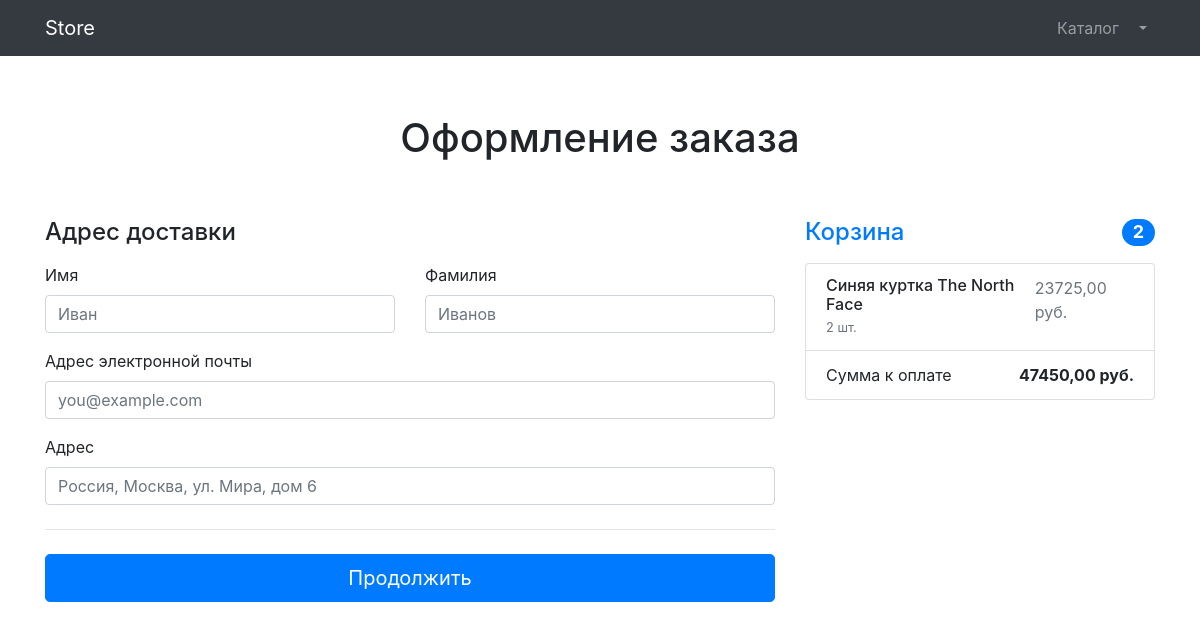
The page /orders/create_order/ (signed in) on the database its author committed.
### products/models.py (models this page shows, shortened)
class Baskets(models.Model):
    user = models.ForeignKey(to=User, on_delete=models.CASCADE)
    product = models.ForeignKey(to=Product, on_delete=models.CASCADE)
    quantity = models.PositiveSmallIntegerField(default=0)
    created_timestamp = models.DateTimeField(auto_now_add=True)
    objects = BasketQuerySet.as_manager()
    def sum(self):
        return self.quantity*self.product.price

class Product(models.Model):
    name = models.CharField(max_length=150)
    description = models.TextField()
    price = models.DecimalField(max_digits=8, decimal_places=2)
    quantity = models.PositiveIntegerField(default=0)
    image = models.ImageField(upload_to='products_images')
    stripe_product_id = models.CharField(max_length=178, null=True, blank=True)
    category = models.ForeignKey(to=ProductCategory, on_delete=models.PROTECT)

### orders/views.py (the view, shortened to what this page needs)
# urls.py: path('create_order/', CreateOrderViews.as_view(), name='create_order'),
class CreateOrderViews(TitleMixin, CreateView):
    template_name = 'orders/order-create.html'
    title = 'Оформление заказа'
    form_class = OrderForm
    success_url = reverse_lazy('orders:create_order')

### orders/forms.py
class OrderForm(forms.ModelForm):
    first_name = forms.CharField(widget=forms.TextInput(attrs={'class': 'form-control', 'placeholder': 'Иван'}))
    last_name = forms.CharField(widget=forms.TextInput(attrs={'class': 'form-control', 'placeholder': 'Иванов'}))
    email = forms.EmailField(widget=forms.EmailInput(attrs={'class': 'form-control', 'placeholder': 'you@example.com'}))
    address = forms.CharField(widget=forms.TextInput(attrs={'class': 'form-control', 'placeholder': 'Россия, Москва, ул. Мира, дом 6'}))
    class Meta:
        model = OrdersCreate
        fields = {'first_name', 'last_name', 'email', 'address'}

### coom/views.py (called while the page is built)
    def get_context_data(self, **kwargs):
        context = super(TitleMixin, self).get_context_data(**kwargs)
        context['title'] = self.title
        return context

### products/context_processor.py (called while the page is built)
def baskets(request):
    user = request.user
    return {'baskets': Baskets.objects.filter(user=user) if user.is_authenticated else []}

### products/models.py (called while the page is built)
    def total_sum(self):
        return sum(basket.sum() for basket in self)

    def total_quantity(self):
        return sum(basket.quantity for basket in self)

### orders/templates/orders/order-create.html (shortened to what this page needs)
{% extends 'products/base.html' %}
{% block content %}
    <section>
    <div class="alert alert-warning text-center" role="alert">
    </div>
    <div class="container">
        <div class="py-5 text-center">
            <h1>Оформление заказа</h1>
        </div>
        <div class="row g-5">
            <div class="col-md-5 col-lg-4 order-md-last">
                <h4 class="d-flex justify-content-between align-items-center mb-3">
                    <span class="text-primary">Корзина</span>
                    <span class="badge badge-primary badge-pill text-white">{{ baskets.total_quantity }}</span>
                </h4>
                {% for basket in baskets %}
                    <ul class="list-group mb-3">
                    <li class="list-group-item d-flex justify-content-between lh-sm">
                        <div>
                            <h6 class="my-0">{{ basket.product.name }}</h6>
                            <small class="text-muted">{{ basket.quantity }} шт.</small>
                        </div>
                        <span class="text-muted">{{ basket.product.price }} руб.</span>
                    </li>
                  {% endfor %}
                    <li class="list-group-item d-flex justify-content-between">
                        <span>Сумма к оплате</span>
                        <strong>{{ baskets.total_sum }} руб.</strong>
                    </li>
                </ul>
            </div>
            <div class="col-md-7 col-lg-8">
                <h4 class="mb-3">Адрес доставки</h4>
                <form action="{% url 'orders:create_order' %}" method="post">
                    <div class="row g-3">
                        <div class="col-sm-6">
                            <label for="{{ form.first_name.id_for_label }}" class="form-label">Имя</label>
                            {{ form.first_name }}
                        </div>
                        <div class="col-sm-6">
                            <label for="{{ form.last_name.id_for_label }}" class="form-label">Фамилия</label>
                            {{ form.last_name }}
                        </div>
                        <div class="col-12 mt-3">
                            <label for="{{ form.email.id_for_label }}" class="form-label">Адрес электронной почты</label>
                            {{ form.email }}
                        </div>
                        <div class="col-12 mt-3">
                            <label for="{{ form.address.id_for_label }}" class="form-label">Адрес</label>
                            {{ form.address }}
                        </div>
                    </div>
                    <hr class="my-4">
                    <button class="w-100 btn btn-primary btn-lg" type="submit">Продолжить</button>
                </form>
            </div>
        </div>
    </div>
</section>
{% endblock %}

### rows shown on the page
Baskets: total_quantity "2", product.name "Синяя куртка The North Face", quantity "2", product.price "23725,00", total_sum "47450,00"
